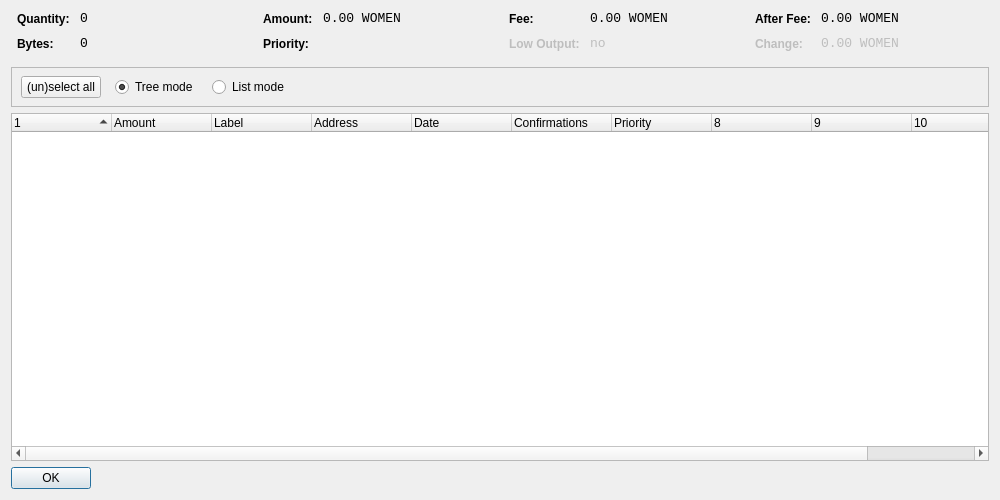
<?xml version="1.0" encoding="UTF-8"?>
<ui version="4.0">
 <class>CoinControlDialog</class>
 <widget class="QDialog" name="CoinControlDialog">
  <property name="geometry">
   <rect>
    <x>0</x>
    <y>0</y>
    <width>1000</width>
    <height>500</height>
   </rect>
  </property>
  <property name="windowTitle">
   <string>Coin Control</string>
  </property>
  <layout class="QVBoxLayout" name="verticalLayout">
   <item>
    <layout class="QHBoxLayout" name="horizontalLayoutTop" stretch="0,0,0,0">
     <property name="topMargin">
      <number>0</number>
     </property>
     <property name="bottomMargin">
      <number>10</number>
     </property>
     <item>
      <layout class="QFormLayout" name="formLayoutCoinControl1">
       <property name="horizontalSpacing">
        <number>10</number>
       </property>
       <property name="verticalSpacing">
        <number>10</number>
       </property>
       <property name="leftMargin">
        <number>6</number>
       </property>
       <property name="rightMargin">
        <number>6</number>
       </property>
       <item row="0" column="0">
        <widget class="QLabel" name="labelCoinControlQuantityText">
         <property name="styleSheet">
          <string notr="true">font-weight:bold;</string>
         </property>
         <property name="text">
          <string>Quantity:</string>
         </property>
        </widget>
       </item>
       <item row="0" column="1">
        <widget class="QLabel" name="labelCoinControlQuantity">
         <property name="font">
          <font>
           <family>Monospace</family>
           <pointsize>10</pointsize>
          </font>
         </property>
         <property name="cursor">
          <cursorShape>IBeamCursor</cursorShape>
         </property>
         <property name="contextMenuPolicy">
          <enum>Qt::ActionsContextMenu</enum>
         </property>
         <property name="text">
          <string notr="true">0</string>
         </property>
         <property name="textInteractionFlags">
          <set>Qt::LinksAccessibleByMouse|Qt::TextSelectableByKeyboard|Qt::TextSelectableByMouse</set>
         </property>
        </widget>
       </item>
       <item row="1" column="0">
        <widget class="QLabel" name="labelCoinControlBytesText">
         <property name="styleSheet">
          <string notr="true">font-weight:bold;</string>
         </property>
         <property name="text">
          <string>Bytes:</string>
         </property>
        </widget>
       </item>
       <item row="1" column="1">
        <widget class="QLabel" name="labelCoinControlBytes">
         <property name="font">
          <font>
           <family>Monospace</family>
           <pointsize>10</pointsize>
          </font>
         </property>
         <property name="cursor">
          <cursorShape>IBeamCursor</cursorShape>
         </property>
         <property name="contextMenuPolicy">
          <enum>Qt::ActionsContextMenu</enum>
         </property>
         <property name="text">
          <string notr="true">0</string>
         </property>
         <property name="textInteractionFlags">
          <set>Qt::LinksAccessibleByMouse|Qt::TextSelectableByKeyboard|Qt::TextSelectableByMouse</set>
         </property>
        </widget>
       </item>
      </layout>
     </item>
     <item>
      <layout class="QFormLayout" name="formLayoutCoinControl2">
       <property name="horizontalSpacing">
        <number>10</number>
       </property>
       <property name="verticalSpacing">
        <number>10</number>
       </property>
       <property name="leftMargin">
        <number>6</number>
       </property>
       <property name="rightMargin">
        <number>6</number>
       </property>
       <item row="0" column="0">
        <widget class="QLabel" name="labelCoinControlAmountText">
         <property name="styleSheet">
          <string notr="true">font-weight:bold;</string>
         </property>
         <property name="text">
          <string>Amount:</string>
         </property>
        </widget>
       </item>
       <item row="0" column="1">
        <widget class="QLabel" name="labelCoinControlAmount">
         <property name="font">
          <font>
           <family>Monospace</family>
           <pointsize>10</pointsize>
          </font>
         </property>
         <property name="cursor">
          <cursorShape>IBeamCursor</cursorShape>
         </property>
         <property name="contextMenuPolicy">
          <enum>Qt::ActionsContextMenu</enum>
         </property>
         <property name="text">
          <string notr="true">0.00 WOMEN</string>
         </property>
         <property name="textInteractionFlags">
          <set>Qt::LinksAccessibleByMouse|Qt::TextSelectableByKeyboard|Qt::TextSelectableByMouse</set>
         </property>
        </widget>
       </item>
       <item row="1" column="0">
        <widget class="QLabel" name="labelCoinControlPriorityText">
         <property name="styleSheet">
          <string notr="true">font-weight:bold;</string>
         </property>
         <property name="text">
          <string>Priority:</string>
         </property>
        </widget>
       </item>
       <item row="1" column="1">
        <widget class="QLabel" name="labelCoinControlPriority">
         <property name="font">
          <font>
           <family>Monospace</family>
           <pointsize>10</pointsize>
          </font>
         </property>
         <property name="cursor">
          <cursorShape>IBeamCursor</cursorShape>
         </property>
         <property name="contextMenuPolicy">
          <enum>Qt::ActionsContextMenu</enum>
         </property>
         <property name="text">
          <string/>
         </property>
         <property name="textInteractionFlags">
          <set>Qt::LinksAccessibleByMouse|Qt::TextSelectableByKeyboard|Qt::TextSelectableByMouse</set>
         </property>
        </widget>
       </item>
      </layout>
     </item>
     <item>
      <layout class="QFormLayout" name="formLayoutCoinControl3">
       <property name="horizontalSpacing">
        <number>10</number>
       </property>
       <property name="verticalSpacing">
        <number>10</number>
       </property>
       <property name="leftMargin">
        <number>6</number>
       </property>
       <property name="rightMargin">
        <number>6</number>
       </property>
       <item row="0" column="0">
        <widget class="QLabel" name="labelCoinControlFeeText">
         <property name="styleSheet">
          <string notr="true">font-weight:bold;</string>
         </property>
         <property name="text">
          <string>Fee:</string>
         </property>
        </widget>
       </item>
       <item row="0" column="1">
        <widget class="QLabel" name="labelCoinControlFee">
         <property name="font">
          <font>
           <family>Monospace</family>
           <pointsize>10</pointsize>
          </font>
         </property>
         <property name="cursor">
          <cursorShape>IBeamCursor</cursorShape>
         </property>
         <property name="contextMenuPolicy">
          <enum>Qt::ActionsContextMenu</enum>
         </property>
         <property name="text">
          <string notr="true">0.00 WOMEN</string>
         </property>
         <property name="textInteractionFlags">
          <set>Qt::LinksAccessibleByMouse|Qt::TextSelectableByKeyboard|Qt::TextSelectableByMouse</set>
         </property>
        </widget>
       </item>
       <item row="1" column="0">
        <widget class="QLabel" name="labelCoinControlLowOutputText">
         <property name="enabled">
          <bool>false</bool>
         </property>
         <property name="styleSheet">
          <string notr="true">font-weight:bold;</string>
         </property>
         <property name="text">
          <string>Low Output:</string>
         </property>
        </widget>
       </item>
       <item row="1" column="1">
        <widget class="QLabel" name="labelCoinControlLowOutput">
         <property name="enabled">
          <bool>false</bool>
         </property>
         <property name="font">
          <font>
           <family>Monospace</family>
           <pointsize>10</pointsize>
          </font>
         </property>
         <property name="cursor">
          <cursorShape>IBeamCursor</cursorShape>
         </property>
         <property name="contextMenuPolicy">
          <enum>Qt::ActionsContextMenu</enum>
         </property>
         <property name="text">
          <string notr="true">no</string>
         </property>
         <property name="textInteractionFlags">
          <set>Qt::LinksAccessibleByMouse|Qt::TextSelectableByKeyboard|Qt::TextSelectableByMouse</set>
         </property>
        </widget>
       </item>
      </layout>
     </item>
     <item>
      <layout class="QFormLayout" name="formLayoutCoinControl4">
       <property name="horizontalSpacing">
        <number>10</number>
       </property>
       <property name="verticalSpacing">
        <number>10</number>
       </property>
       <property name="leftMargin">
        <number>6</number>
       </property>
       <property name="rightMargin">
        <number>6</number>
       </property>
       <item row="0" column="0">
        <widget class="QLabel" name="labelCoinControlAfterFeeText">
         <property name="styleSheet">
          <string notr="true">font-weight:bold;</string>
         </property>
         <property name="text">
          <string>After Fee:</string>
         </property>
        </widget>
       </item>
       <item row="0" column="1">
        <widget class="QLabel" name="labelCoinControlAfterFee">
         <property name="font">
          <font>
           <family>Monospace</family>
           <pointsize>10</pointsize>
          </font>
         </property>
         <property name="cursor">
          <cursorShape>IBeamCursor</cursorShape>
         </property>
         <property name="contextMenuPolicy">
          <enum>Qt::ActionsContextMenu</enum>
         </property>
         <property name="text">
          <string notr="true">0.00 WOMEN</string>
         </property>
         <property name="textInteractionFlags">
          <set>Qt::LinksAccessibleByMouse|Qt::TextSelectableByKeyboard|Qt::TextSelectableByMouse</set>
         </property>
        </widget>
       </item>
       <item row="1" column="0">
        <widget class="QLabel" name="labelCoinControlChangeText">
         <property name="enabled">
          <bool>false</bool>
         </property>
         <property name="styleSheet">
          <string notr="true">font-weight:bold;</string>
         </property>
         <property name="text">
          <string>Change:</string>
         </property>
        </widget>
       </item>
       <item row="1" column="1">
        <widget class="QLabel" name="labelCoinControlChange">
         <property name="enabled">
          <bool>false</bool>
         </property>
         <property name="font">
          <font>
           <family>Monospace</family>
           <pointsize>10</pointsize>
          </font>
         </property>
         <property name="cursor">
          <cursorShape>IBeamCursor</cursorShape>
         </property>
         <property name="contextMenuPolicy">
          <enum>Qt::ActionsContextMenu</enum>
         </property>
         <property name="text">
          <string notr="true">0.00 WOMEN</string>
         </property>
         <property name="textInteractionFlags">
          <set>Qt::LinksAccessibleByMouse|Qt::TextSelectableByKeyboard|Qt::TextSelectableByMouse</set>
         </property>
        </widget>
       </item>
      </layout>
     </item>
    </layout>
   </item>
   <item>
    <widget class="QFrame" name="frame">
     <property name="minimumSize">
      <size>
       <width>0</width>
       <height>40</height>
      </size>
     </property>
     <property name="frameShape">
      <enum>QFrame::StyledPanel</enum>
     </property>
     <property name="frameShadow">
      <enum>QFrame::Sunken</enum>
     </property>
     <widget class="QWidget" name="horizontalLayoutWidget">
      <property name="geometry">
       <rect>
        <x>10</x>
        <y>0</y>
        <width>781</width>
        <height>41</height>
       </rect>
      </property>
      <layout class="QHBoxLayout" name="horizontalLayoutPanel" stretch="0,0,0,0,0">
       <property name="spacing">
        <number>14</number>
       </property>
       <item>
        <widget class="QPushButton" name="pushButtonSelectAll">
         <property name="sizePolicy">
          <sizepolicy hsizetype="Maximum" vsizetype="Fixed">
           <horstretch>0</horstretch>
           <verstretch>0</verstretch>
          </sizepolicy>
         </property>
         <property name="text">
          <string>(un)select all</string>
         </property>
        </widget>
       </item>
       <item>
        <widget class="QRadioButton" name="radioTreeMode">
         <property name="sizePolicy">
          <sizepolicy hsizetype="Maximum" vsizetype="Fixed">
           <horstretch>0</horstretch>
           <verstretch>0</verstretch>
          </sizepolicy>
         </property>
         <property name="text">
          <string>Tree mode</string>
         </property>
         <property name="checked">
          <bool>true</bool>
         </property>
        </widget>
       </item>
       <item>
        <widget class="QRadioButton" name="radioListMode">
         <property name="sizePolicy">
          <sizepolicy hsizetype="Maximum" vsizetype="Fixed">
           <horstretch>0</horstretch>
           <verstretch>0</verstretch>
          </sizepolicy>
         </property>
         <property name="text">
          <string>List mode</string>
         </property>
        </widget>
       </item>
       <item>
        <spacer name="horizontalSpacer">
         <property name="orientation">
          <enum>Qt::Horizontal</enum>
         </property>
         <property name="sizeHint" stdset="0">
          <size>
           <width>40</width>
           <height>20</height>
          </size>
         </property>
        </spacer>
       </item>
      </layout>
     </widget>
    </widget>
   </item>
   <item>
    <widget class="CoinControlTreeWidget" name="treeWidget">
     <property name="contextMenuPolicy">
      <enum>Qt::CustomContextMenu</enum>
     </property>
     <property name="sortingEnabled">
      <bool>false</bool>
     </property>
     <property name="columnCount">
      <number>11</number>
     </property>
     <attribute name="headerShowSortIndicator" stdset="0">
      <bool>true</bool>
     </attribute>
     <attribute name="headerStretchLastSection">
      <bool>false</bool>
     </attribute>
     <column>
      <property name="text">
       <string/>
      </property>
     </column>
     <column>
      <property name="text">
       <string>Amount</string>
      </property>
     </column>
     <column>
      <property name="text">
       <string>Label</string>
      </property>
     </column>
     <column>
      <property name="text">
       <string>Address</string>
      </property>
     </column>
     <column>
      <property name="text">
       <string>Date</string>
      </property>
     </column>
     <column>
      <property name="text">
       <string>Confirmations</string>
      </property>
      <property name="toolTip">
       <string>Confirmed</string>
      </property>
     </column>
     <column>
      <property name="text">
       <string>Priority</string>
      </property>
     </column>
     <column>
      <property name="text">
       <string/>
      </property>
     </column>
     <column>
      <property name="text">
       <string/>
      </property>
     </column>
     <column>
      <property name="text">
       <string/>
      </property>
     </column>
     <column>
      <property name="text">
       <string/>
      </property>
     </column>
    </widget>
   </item>
   <item>
    <widget class="QDialogButtonBox" name="buttonBox">
     <property name="sizePolicy">
      <sizepolicy hsizetype="Maximum" vsizetype="Fixed">
       <horstretch>0</horstretch>
       <verstretch>0</verstretch>
      </sizepolicy>
     </property>
     <property name="orientation">
      <enum>Qt::Horizontal</enum>
     </property>
     <property name="standardButtons">
      <set>QDialogButtonBox::Ok</set>
     </property>
    </widget>
   </item>
  </layout>
 </widget>
 <customwidgets>
  <customwidget>
   <class>CoinControlTreeWidget</class>
   <extends>QTreeWidget</extends>
   <header>coincontroltreewidget.h</header>
  </customwidget>
 </customwidgets>
 <resources/>
 <connections/>
</ui>
